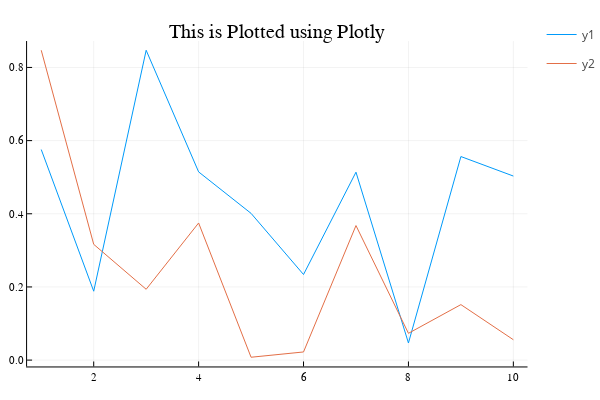

Write notebook code for a chart like this one.
### Markdown cell above
### Plotting Backends

Here's a secret: Plots.jl isn't actually a plotting package! Plots.jl is a plotting metapackage: it's an interface over many different plotting libraries. Thus what Plots.jl is actually doing is interpreting your commands and then generating the plots using another plotting library. This plotting library in the background is referred to as the **backend**. The nice thing about this is that this means you can use many different plotting libraries all with the Plots.jl syntax, and we'll see in a little bit that Plots.jl adds new features to each of these libraries!

When we started plotting above, our plot used the default backend GR. However, let's say we want a different plotting backend which will plot into a nice GUI or into the plot pane of VS Code. To do this, we'll need a backend which is compatible with these features. Some common backends for this are PyPlot and Plotly. To install these backends, simply use the standard Julia installation (`Pkg.add("BackendPackage")`). We can specifically choose the backend we are plotting into by using the name of the backend in all lower case as a function. Let's plot the example from above using Plotly and then GR:

### Code cell
x = 1:10; y = rand(10, 2)
plotlyjs() # set the backend to Plotly
plot(x, y, title = "This is Plotted using Plotly")

### Figure 1 — Plotly figure (JSON) as saved in the notebook; plotly's stock layout.template omitted (floating-point values rounded to 4 significant figures)
{"data": [{"colorbar": {"title": ""}, "legendgroup": "y1", "line": {"color": "rgba(0, 154, 250, 1.000)", "dash": "solid", "shape": "linear", "width": 1}, "mode": "lines", "name": "y1", "showlegend": true, "type": "scatter", "x": [1, 2, 3, 4, 5, 6, 7, 8, 9, 10], "xaxis": "x", "y": [0.5756, 0.1883, 0.847, 0.5145, 0.4011, 0.234, 0.5137, 0.04676, 0.5564, 0.5031], "yaxis": "y", "zmax": null, "zmin": null}, {"colorbar": {"title": ""}, "legendgroup": "y2", "line": {"color": "rgba(227, 111, 71, 1.000)", "dash": "solid", "shape": "linear", "width": 1}, "mode": "lines", "name": "y2", "showlegend": true, "type": "scatter", "x": [1, 2, 3, 4, 5, 6, 7, 8, 9, 10], "xaxis": "x", "y": [0.847, 0.3165, 0.1936, 0.3748, 0.007806, 0.02228, 0.3677, 0.07323, 0.1517, 0.05568], "yaxis": "y", "zmax": null, "zmin": null}], "layout": {"annotations": [{"font": {"color": "rgba(0, 0, 0, 1.000)", "family": "sans-serif", "size": 20}, "rotation": 0, "showarrow": false, "text": "This is Plotted using Plotly", "x": 0.5222, "xanchor": "center", "xref": "paper", "y": 1, "yanchor": "top", "yref": "paper"}], "height": 400, "legend_position": {"bgcolor": "rgba(255, 255, 255, 1.000)", "bordercolor": "rgba(0, 0, 0, 1.000)", "borderwidth": 1, "font": {"color": "rgba(0, 0, 0, 1.000)", "family": "sans-serif", "size": 11}, "title": {"font": {"color": "rgba(0, 0, 0, 1.000)", "family": "sans-serif", "size": 15}, "text": ""}, "tracegroupgap": 0, "traceorder": "normal", "x": 1, "xanchor": "auto", "y": 1, "yanchor": "auto"}, "margin": {"b": 20, "l": 0, "r": 0, "t": 20}, "paper_bgcolor": "rgba(255, 255, 255, 1.000)", "plot_bgcolor": "rgba(255, 255, 255, 1.000)", "showlegend": true, "width": 600, "xaxis": {"anchor": "y", "domain": [0.05101, 0.9934], "gridcolor": "rgba(0, 0, 0, 0.100)", "gridwidth": 0.5, "linecolor": "rgba(0, 0, 0, 1.000)", "mirror": false, "range": [0.73, 10.27], "showgrid": true, "showline": true, "showticklabels": true, "tickangle": 0, "tickcolor": "rgb(0, 0, 0)", "tickfont": {"color": "rgba(0, 0, 0, 1.000)", "family": "sans-serif", "size": 11}, "tickmode": "array", "ticks": "inside", "ticktext": ["2", "4", "6", "8", "10"], "tickvals": [2, 4, 6, 8, 10], "title": "", "titlefont": {"color": "rgba(0, 0, 0, 1.000)", "family": "sans-serif", "size": 15}, "type": "-", "visible": true, "zeroline": false, "zerolinecolor": "rgba(0, 0, 0, 1.000)"}, "yaxis": {"anchor": "x", "domain": [0.03762, 0.9415], "gridcolor": "rgba(0, 0, 0, 0.100)", "gridwidth": 0.5, "linecolor": "rgba(0, 0, 0, 1.000)", "mirror": false, "range": [-0.01737, 0.8722], "showgrid": true, "showline": true, "showticklabels": true, "tickangle": 0, "tickcolor": "rgb(0, 0, 0)", "tickfont": {"color": "rgba(0, 0, 0, 1.000)", "family": "sans-serif", "size": 11}, "tickmode": "array", "ticks": "inside", "ticktext": ["0.0", "0.2", "0.4", "0.6", "0.8"], "tickvals": [0, 0.2, 0.4, 0.6, 0.8], "title": "", "titlefont": {"color": "rgba(0, 0, 0, 1.000)", "family": "sans-serif", "size": 15}, "type": "-", "visible": true, "zeroline": false, "zerolinecolor": "rgba(0, 0, 0, 1.000)"}}}
